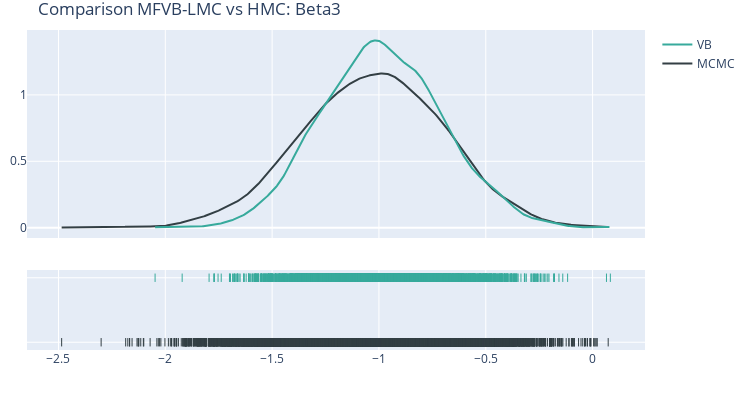

The notebook cell saved with this chart:
### Code cell
x1 = mcmc_trace[3,:]
x2 = betas_[3,:].detach().numpy()
print(f"variance of MCMC particles: {x1.var()} \nvarianace of VB: {x2.var()}")

hist_data = [x1, x2]

group_labels = ['MCMC', 'VB']
colors = ['#333F44', '#37AA9C']

# Create distplot with curve_type set to 'normal'
fig = ff.create_distplot(hist_data, group_labels, show_hist=False, colors=colors)

# Add title
fig.update_layout(title_text= "Comparison MFVB-LMC vs HMC: Beta3"
                , width = w+ 150, height = h + 100
                , margin = margin_dic)
fig.show()
fig.write_image("images/beta3_bayeslogistics.pdf")

### Figure 1 — Plotly figure (JSON) as saved in the notebook; plotly's stock layout.template omitted (floating-point values rounded to 4 significant figures; data arrays with more than 128 entries replaced by an {"elided": "..."} marker saying what was removed)
{"data": [{"legendgroup": "MCMC", "marker": {"color": "#333F44"}, "mode": "lines", "name": "MCMC", "showlegend": true, "type": "scatter", "x": {"elided": "500 float values"}, "xaxis": "x", "y": {"elided": "500 float values"}, "yaxis": "y"}, {"legendgroup": "VB", "marker": {"color": "#37AA9C"}, "mode": "lines", "name": "VB", "showlegend": true, "type": "scatter", "x": {"elided": "500 float values"}, "xaxis": "x", "y": {"elided": "500 float values"}, "yaxis": "y"}, {"legendgroup": "MCMC", "marker": {"color": "#333F44", "symbol": "line-ns-open"}, "mode": "markers", "name": "MCMC", "showlegend": false, "type": "scatter", "x": {"elided": "10000 float values"}, "xaxis": "x", "y": {"elided": "10000 str values"}, "yaxis": "y2"}, {"legendgroup": "VB", "marker": {"color": "#37AA9C", "symbol": "line-ns-open"}, "mode": "markers", "name": "VB", "showlegend": false, "type": "scatter", "x": {"elided": "3000 float values"}, "xaxis": "x", "y": {"elided": "3000 str values"}, "yaxis": "y2"}], "layout": {"barmode": "overlay", "height": 400, "hovermode": "closest", "legend": {"traceorder": "reversed"}, "margin": {"b": 50, "l": 10, "r": 10, "t": 30}, "title": {"text": "Comparison MFVB-LMC vs HMC: Beta3"}, "width": 750, "xaxis": {"anchor": "y2", "domain": [0, 1], "zeroline": false}, "yaxis": {"anchor": "free", "domain": [0.35, 1], "position": 0}, "yaxis2": {"anchor": "x", "domain": [0, 0.25], "dtick": 1, "showticklabels": false}}}
